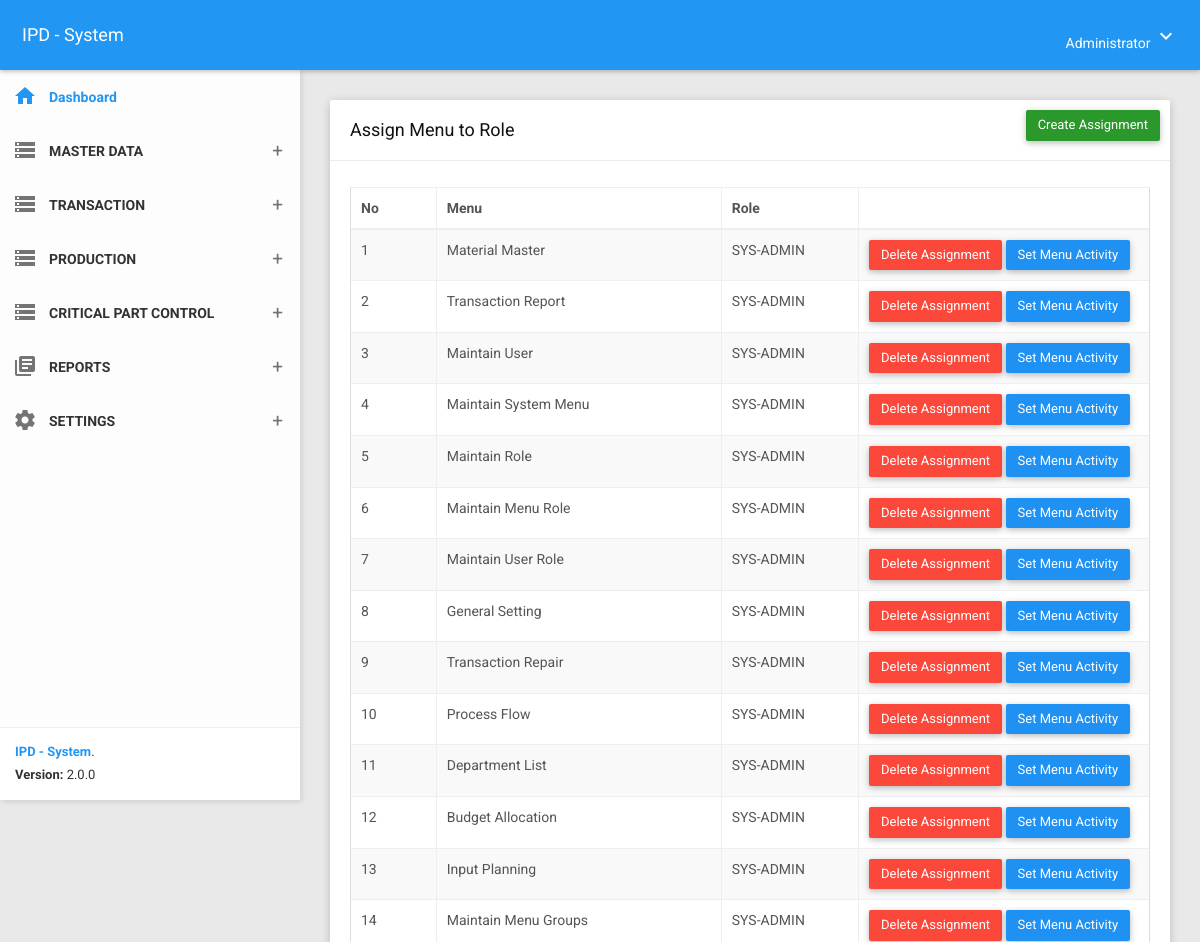
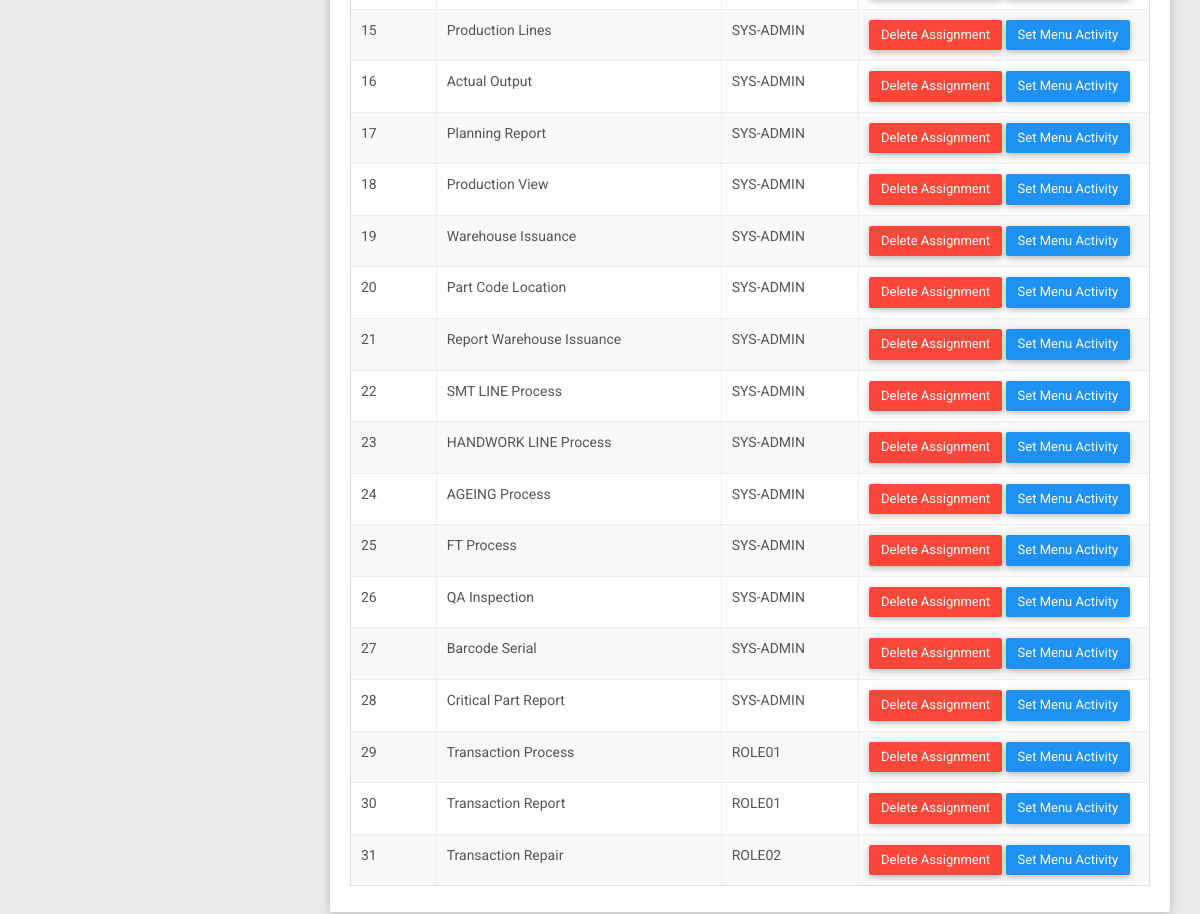
Screenshot of /menurole (signed in) with the database file from the repository (2 pictures, top to bottom).
### tables this page shows
CREATE TABLE `tblsetting` (
  `id` int NOT NULL,
  `company` varchar(100) NOT NULL,
  `address` text NOT NULL,
  `createdby` varchar(50) NOT NULL
);

CREATE TABLE `t_menugroups` (
  `menugroup` int NOT NULL,
  `description` varchar(50) NOT NULL,
  `_index` int DEFAULT NULL,
  `icon` varchar(200) DEFAULT NULL,
  `createdon` timestamp NOT NULL DEFAULT CURRENT_TIMESTAMP,
  `createdby` varchar(50) NOT NULL
);

CREATE TABLE `t_rolemenu` (
  `roleid` int NOT NULL,
  `menuid` int NOT NULL,
  `createdon` datetime NOT NULL,
  `createdby` varchar(50) NOT NULL
);

CREATE TABLE `t_menus` (
  `id` int NOT NULL,
  `menu` varchar(50) NOT NULL,
  `route` varchar(50) NOT NULL,
  `type` varchar(20) NOT NULL,
  `icon` varchar(50) NOT NULL,
  `menugroup` int NOT NULL,
  `grouping` varchar(30) DEFAULT NULL,
  `createdon` datetime NOT NULL,
  `createdby` varchar(50) NOT NULL
);

CREATE TABLE `t_role` (
  `roleid` int NOT NULL,
  `rolename` varchar(50) NOT NULL,
  `createdon` datetime NOT NULL,
  `createdby` varchar(50) NOT NULL
);

### app/core/Controller.php (called while the page is built, shortened)
<?php
class Controller{
	public function view($view, $data = [])
	{
		require_once 'app/views/' . $view . '.php';
	}
	public function model($model)
	{
		return new $model;
	}
}

### app/core/App.php (called while the page is built, shortened)
<?php
class App{
	protected $method = 'index';
	protected $params = [];
	public function __construct(){
		$this->controller = new $this->controller;
		call_user_func_array([$this->controller, $this->method], $this->params);
	}
}

### index.php (called while the page is built, shortened)
<?php
$app = new App;

### app/core/Database.php (called while the page is built, shortened)
<?php
class Database{
	private $host = DB_HOST;
	private $user = DB_USER;
	private $pass = DB_PASS;
	private $dbnm = DB_NAME;
	private $dbh;
	private $stmt;
	public function __construct()
	{
		$dsn = 'mysql:host='. $this->host .';dbname='. $this->dbnm;
		$option = [
			PDO::ATTR_PERSISTENT => true,
			PDO::ATTR_ERRMODE => PDO::ERRMODE_EXCEPTION,
			PDO::ATTR_EMULATE_PREPARES => true
		];
		try{
			$this->dbh = new PDO($dsn,$this->user,$this->pass, $option);
		}catch(PDOException $e){
			die($e->getMessage());
		}
	}
	public function query($query)
	{
		$this->stmt = $this->dbh->prepare($query);
	}
	public function execute()
	{
		$this->stmt->execute();
	}
	public function resultSet()
	{
		$this->execute();
		return $this->stmt->fetchAll(PDO::FETCH_ASSOC);
	}
}

### app/models/Menurole_model.php (called while the page is built, shortened)
<?php
class Menurole_model{
    private $db;
    public function __construct()
	{
		$this->db = new Database;
    }
    public function getListMenuRoleAssignment(){
        $this->db->query("SELECT a.roleid, c.rolename, a.menuid, b.menu FROM t_rolemenu as a INNER JOIN t_menus as b on a.menuid = b.id
        INNER JOIN t_role as c on a.roleid = c.roleid
        ORDER BY a.roleid, a.menuid ASC");
		return $this->db->resultSet();
    }
}

### app/views/menurole/index.php (the view, shortened to what this page needs)
<section class="content">
    <div class="container-fluid">
        <div class="row clearfix">
            <div class="col-lg-12 col-md-12 col-sm-12 col-xs-12">
                <div class="card">
                    <div class="header">
                        <h2>
                            <?= $data['menu']; ?>
                        </h2>
                        <ul class="header-dropdown m-r--5">
			<a href="<?= BASEURL; ?>/menurole/create" class="btn btn-success waves-effect pull-right">Create Assignment</a>
			</ul>
                    </div>
                    <div class="body">
                        <div class="table-responsive">
                            <table class="table table-bordered table-striped table-hover js-basic-example dataTable">
                                <thead>
                                    <tr>
                                        <th>No</th>
                                        <th>Menu</th>
                                        <th>Role</th>
                                        <th style="width:250px;text-align:center;"></th>
                                    </tr>
                                </thead>
                                <tbody>
                                    <?php $no = 0; ?>
                                    <?php foreach($data['data'] as $out) : ?>
                                        <?php $no++; ?>
                                        <tr>
                                            <td><?= $no; ?></td>
                                            <td><?= $out['menu']; ?></td>
                                            <td><?= $out['rolename']; ?></td>
                                            <td>
                                                <a href="<?= BASEURL; ?>/menurole/delete/<?= $out['roleid']; ?>/<?= $out['menuid']; ?>" type="button" class="btn btn-danger">Delete Assignment</a>
                                                <button type="button" class="btn btn-primary btn_set_avtivity" data-menuid="<?= $out['menuid']; ?>" data-roleid="<?= $out['roleid']; ?>" data-role="<?= $out['rolename']; ?>" data-menu="<?= $out['menu']; ?>">Set Menu Activity</button>
                                            </td>
                                        </tr>
                                    <?php endforeach; ?>
                                </tbody>
                            </table>
                        </div>
                    </div>
                </div>
            </div>
        </div>
    </div>
</section>

### app/views/templates/header_a.php (shortened to what this page needs)
<?php
    $dsn = "mysql:host=".DB_HOST.";dbname=".DB_NAME."";
    $pdo = new PDO($dsn, DB_USER, DB_PASS);
    $user = $_SESSION['usr']['user'];
    $query1 = $pdo->query("SELECT distinct * FROM v_user_menugroup WHERE username='$user' order by _index asc");
    $query3 = $pdo->query("SELECT * FROM tblsetting where id = '1'");
    $menuGroups = $query1->fetchAll();
    $setting    = $query3->fetch();
?>
<!DOCTYPE html>
<html>
<head>
    <link href="<?= BASEURL; ?>/plugins/bootstrap/css/bootstrap.css" rel="stylesheet">
    <link href="<?= BASEURL; ?>/plugins/node-waves/waves.css" rel="stylesheet" />
    <link href="<?= BASEURL; ?>/plugins/animate-css/animate.css" rel="stylesheet" />
    <link href="<?= BASEURL; ?>/plugins/jquery-datatable/skin/bootstrap/css/dataTables.bootstrap.css" rel="stylesheet">
    <link href="<?= BASEURL; ?>/plugins/sweetalert/sweetalert.css" rel="stylesheet" />
    <link href="<?= BASEURL; ?>/plugins/bootstrap-select/css/bootstrap-select.css" rel="stylesheet" />
    <link href="<?= BASEURL; ?>/css/style.css" rel="stylesheet">
    <link href="<?= BASEURL; ?>/css/themes/all-themes.css" rel="stylesheet" />
    <link href="<?= BASEURL; ?>/assets/select2/select2.min.css" rel="stylesheet" />
    <link href="<?= BASEURL; ?>/css/ui-autocomplete.css" rel="stylesheet">
    <link href="<?= BASEURL; ?>/plugins/multi-select/css/multi-select.css" rel="stylesheet">
</head>
<body class="theme-blue">
    <nav class="navbar">
        <div class="container-fluid">
            <div class="navbar-header">
                <a class="navbar-brand" href="<?= BASEURL; ?>"><?= $setting['company']; ?></a>
            </div>
            <div class="collapse navbar-collapse" id="navbar-collapse">
                <ul class="nav navbar-nav navbar-right">
                    <li class="dropdown">
                        <a href="javascript:void(0);" class="dropdown-toggle" data-toggle="dropdown" role="button">
                            <span><?= $_SESSION['usr']['name']; ?></span>
                            <i class="material-icons">keyboard_arrow_down</i>
                        </a>
                    </li>
                </ul>
            </div>
        </div>
    </nav>
    <section>
        <aside id="leftsidebar" class="sidebar">
            <div class="menu">
                <ul class="list">
                    <li class="active">
                        <a href="<?= BASEURL; ?>">
                            <i class="material-icons">home</i>
                            <span>Dashboard </span>
                        </a>
                    </li>
                    <?php foreach($menuGroups as $menugroup) : ?>
                        <li>
                            <a href="javascript:void(0);" class="menu-toggle">
                                <i class="material-icons"><?= $menugroup['icon']; ?></i>
                                <span><?= $menugroup['description']; ?></span>
                            </a>
                        </li>
                    <?php endforeach; ?>
                </ul>
            </div>
            <div class="legal">
                <div class="copyright">
                    <a href="javascript:void(0);">IPD - System</a>.
                </div>
                <div class="version">
                    <b>Version: </b> 2.0.0
                </div>
            </div>
        </aside>
    </section>

### css/themes/all-themes.css (style rules this page uses)
.theme-blue .navbar { background-color: #2196F3; }
.theme-blue .navbar-brand { color: #fff; }
.theme-blue .nav > li > a { color: #fff; }
.theme-blue .sidebar .menu .list li.active { background-color: transparent; }
.theme-blue .sidebar .menu .list li.active > :first-child i, .theme-blue .sidebar .menu .list li.active > :first-child span { color: #2196F3; }
.theme-blue .sidebar .legal { background-color: #fff; }
.theme-blue .sidebar .legal .copyright a { color: #2196F3 !important; }

### rows the page displays
tblsetting: company "IPD - System"
t_menugroups: description "MASTER DATA"
t_menugroups: description "TRANSACTION"
t_menugroups: description "PRODUCTION"
t_menugroups: description "CRITICAL PART CONTROL"
t_menugroups: description "REPORTS"
t_menugroups: description "SETTINGS"
t_rolemenu: menuid.menu "Material Master", roleid.rolename "SYS-ADMIN"
t_rolemenu: menuid.menu "Transaction Report", roleid.rolename "SYS-ADMIN"
t_rolemenu: menuid.menu "Maintain User", roleid.rolename "SYS-ADMIN"
t_rolemenu: menuid.menu "Maintain System Menu", roleid.rolename "SYS-ADMIN"
t_rolemenu: menuid.menu "Maintain Role", roleid.rolename "SYS-ADMIN"
t_rolemenu: menuid.menu "Maintain Menu Role", roleid.rolename "SYS-ADMIN"
t_rolemenu: menuid.menu "Maintain User Role", roleid.rolename "SYS-ADMIN"
t_rolemenu: menuid.menu "General Setting", roleid.rolename "SYS-ADMIN"
t_rolemenu: menuid.menu "Transaction Repair", roleid.rolename "SYS-ADMIN"
t_rolemenu: menuid.menu "Process Flow", roleid.rolename "SYS-ADMIN"
t_rolemenu: menuid.menu "Department List", roleid.rolename "SYS-ADMIN"
t_rolemenu: menuid.menu "Budget Allocation", roleid.rolename "SYS-ADMIN"
t_rolemenu: menuid.menu "Input Planning", roleid.rolename "SYS-ADMIN"
t_rolemenu: menuid.menu "Maintain Menu Groups", roleid.rolename "SYS-ADMIN"
t_rolemenu: menuid.menu "Production Lines", roleid.rolename "SYS-ADMIN"
t_rolemenu: menuid.menu "Actual Output", roleid.rolename "SYS-ADMIN"
t_rolemenu: menuid.menu "Planning Report", roleid.rolename "SYS-ADMIN"
t_rolemenu: menuid.menu "Production View", roleid.rolename "SYS-ADMIN"
t_rolemenu: menuid.menu "Warehouse Issuance", roleid.rolename "SYS-ADMIN"
t_rolemenu: menuid.menu "Part Code Location", roleid.rolename "SYS-ADMIN"
t_rolemenu: menuid.menu "Report Warehouse Issuance", roleid.rolename "SYS-ADMIN"
t_rolemenu: menuid.menu "SMT LINE Process", roleid.rolename "SYS-ADMIN"
t_rolemenu: menuid.menu "HANDWORK LINE Process", roleid.rolename "SYS-ADMIN"
t_rolemenu: menuid.menu "AGEING Process", roleid.rolename "SYS-ADMIN"
t_rolemenu: menuid.menu "FT Process", roleid.rolename "SYS-ADMIN"
t_rolemenu: menuid.menu "QA Inspection", roleid.rolename "SYS-ADMIN"
t_rolemenu: menuid.menu "Barcode Serial", roleid.rolename "SYS-ADMIN"
t_rolemenu: menuid.menu "Critical Part Report", roleid.rolename "SYS-ADMIN"
t_rolemenu: menuid.menu "Transaction Process", roleid.rolename "ROLE01"
t_rolemenu: menuid.menu "Transaction Report", roleid.rolename "ROLE01"
t_rolemenu: menuid.menu "Transaction Repair", roleid.rolename "ROLE02"

### other values shown
$_SESSION['usr']['name'] "Administrator"
$data['menu'] "Assign Menu to Role"
